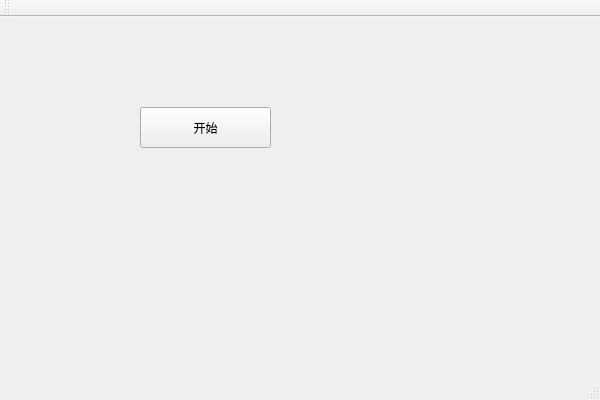
<?xml version="1.0" encoding="UTF-8"?>
<ui version="4.0">
 <class>testMainClass</class>
 <widget class="QMainWindow" name="testMainClass">
  <property name="geometry">
   <rect>
    <x>0</x>
    <y>0</y>
    <width>600</width>
    <height>400</height>
   </rect>
  </property>
  <property name="windowTitle">
   <string>testMain</string>
  </property>
  <widget class="QWidget" name="centralWidget">
   <widget class="QPushButton" name="pushButton_O">
    <property name="geometry">
     <rect>
      <x>140</x>
      <y>90</y>
      <width>131</width>
      <height>41</height>
     </rect>
    </property>
    <property name="text">
     <string>开始</string>
    </property>
   </widget>
  </widget>
  <widget class="QMenuBar" name="menuBar">
   <property name="geometry">
    <rect>
     <x>0</x>
     <y>0</y>
     <width>600</width>
     <height>23</height>
    </rect>
   </property>
  </widget>
  <widget class="QToolBar" name="mainToolBar">
   <attribute name="toolBarArea">
    <enum>TopToolBarArea</enum>
   </attribute>
   <attribute name="toolBarBreak">
    <bool>false</bool>
   </attribute>
  </widget>
  <widget class="QStatusBar" name="statusBar"/>
 </widget>
 <layoutdefault spacing="6" margin="11"/>
 <resources>
  <include location="testmain.qrc"/>
 </resources>
 <connections/>
</ui>
